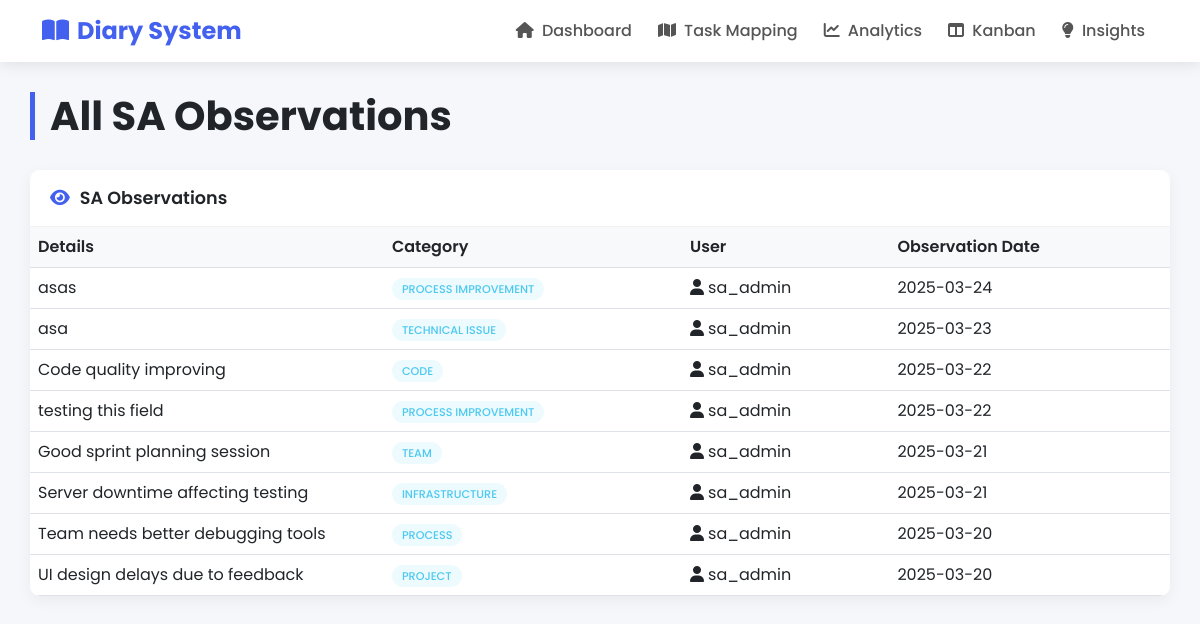
The page /sa_observation.php on the database as committed earlier.
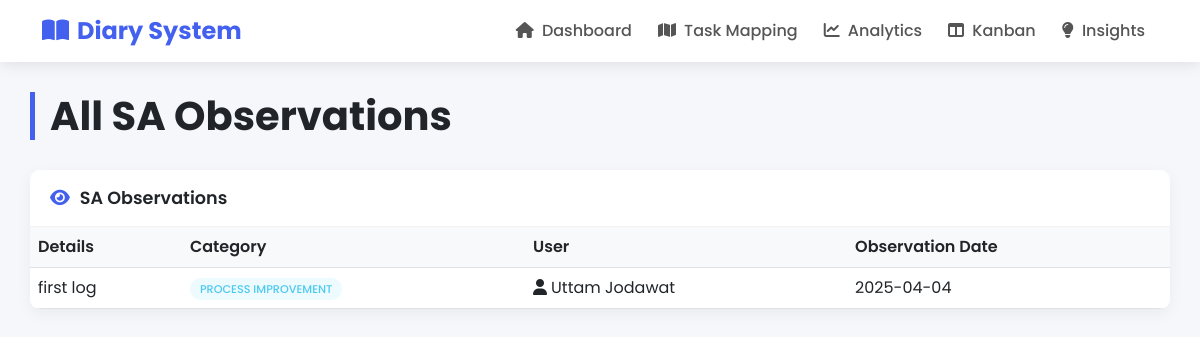
The same page on the database as committed later.
### tables this page shows
CREATE TABLE `sateamobservations` (
  `ObservationID` int(11) NOT NULL,
  `Name` varchar(100) DEFAULT NULL,
  `UserID` int(11) NOT NULL,
  `ObservationDate` date NOT NULL DEFAULT curdate(),
  `Details` text NOT NULL,
  `Category` varchar(50) DEFAULT NULL,
  `CreatedAt` datetime DEFAULT current_timestamp()
);

CREATE TABLE `users` (
  `UserID` int(11) NOT NULL,
  `Username` varchar(50) NOT NULL,
  `Email` varchar(100) NOT NULL,
  `Role` varchar(50) DEFAULT 'Team Member'
);

### sa_observation.php (the view, shortened to what this page needs)
<?php include 'config.php'; ?>
<!DOCTYPE html>
<html lang="en">
<head>
    <link href="https://cdn.jsdelivr.net/npm/bootstrap@5.3.0/dist/css/bootstrap.min.css" rel="stylesheet">
    <link rel="stylesheet" href="https://cdnjs.cloudflare.com/ajax/libs/font-awesome/6.4.0/css/all.min.css">
</head>
<body>
<nav class="navbar navbar-expand-lg navbar-light">
        <div class="container">
            <a class="navbar-brand" href="index.php">
                <i class="fas fa-book-open me-2"></i>Diary System
            </a>
            <div class="collapse navbar-collapse" id="navbarNav">
                <ul class="navbar-nav ms-auto">
                    <li class="nav-item">
                        <a class="nav-link" href="index.php">
                            <i class="fas fa-home me-1"></i> Dashboard
                        </a>
                    </li>
                    <li class="nav-item">
                        <a class="nav-link" href="task_mapping.php">
                            <i class="fas fa-map me-1"></i> Task Mapping
                        </a>
                    </li>
                    <li class="nav-item">
                        <a class="nav-link" href="analytics.php">
                            <i class="fas fa-chart-line me-1"></i> Analytics
                        </a>
                    </li>
                    <li class="nav-item">
                        <a class="nav-link" href="kanban.php">
                            <i class="fas fa-columns me-1"></i> Kanban
                        </a>
                    </li>
                    <li class="nav-item">
                        <a class="nav-link" href="insights.php">
                            <i class="fas fa-lightbulb me-1"></i> Insights
                        </a>
                    </li>
                </ul>
            </div>
        </div>
    </nav>
    <div class="container dashboard-container">
        <h1 class="page-title">All SA Observations</h1>
        <div class="row">
            <div class="col-12">
                <div class="card">
                    <div class="card-header">
                        <i class="fas fa-eye"></i> SA Observations
                    </div>
                    <div class="card-body p-0">
                        <div class="table-responsive">
                            <table class="table table-hover">
                                <thead>
                                    <tr>
                                        <th>Details</th>
                                        <th>Category</th>
                                        <th>User</th>
                                        <th>Observation Date</th>
                                    </tr>
                                </thead>
                                <tbody>
                                    <?php
                                    $stmt = $pdo->query("SELECT s.Details, s.Category, u.Username, s.ObservationDate
                                                        FROM SATeamObservations s
                                                        JOIN Users u ON s.UserID = u.UserID
                                                        ORDER BY s.ObservationDate DESC");
                                    while ($row = $stmt->fetch()) {
                                        echo "<tr>";
                                        echo "<td>{$row['Details']}</td>";
                                        echo "<td><span class='status-badge status-active'>{$row['Category']}</span></td>";
                                        echo "<td><i class='fas fa-user me-1'></i>{$row['Username']}</td>";
                                        echo "<td>{$row['ObservationDate']}</td>";
                                        echo "</tr>";
                                    }
                                    ?>
                                </tbody>
                            </table>
                        </div>
                    </div>
                </div>
            </div>
        </div>
    </div>
</body>
</html>

### sa_observation.php (style rules this page uses)
:root { --primary-color: #4361ee; --secondary-color: #3f37c9; --accent-color: #4cc9f0; --light-color: #f8f9fa; --dark-color: #212529; --success-color: #4CAF50; --warning-color: #ff9800; --danger-color: #f44336; }
body { font-family: 'Poppins', sans-serif; background-color: #f5f7fa; color: #333; }
.navbar { background-color: white !important; box-shadow: 0 2px 15px rgba(0,0,0,0.1); }
.navbar-brand { font-weight: 700; color: var(--primary-color) !important; font-size: 1.5rem; }
.nav-link { font-weight: 500; color: #555 !important; margin: 0 5px; transition: all 0.3s ease; }
.dashboard-container { padding: 30px 0; }
.page-title { font-weight: 700; color: var(--dark-color); margin-bottom: 30px; border-left: 5px solid var(--primary-color); padding-left: 15px; }
.card { border-radius: 10px; border: none; box-shadow: 0 5px 15px rgba(0,0,0,0.05); transition: transform 0.3s ease; margin-bottom: 25px; overflow: hidden; }
.card-header { background-color: white; border-bottom: 1px solid rgba(0,0,0,0.05); font-weight: 600; font-size: 1.1rem; padding: 15px 20px; display: flex; align-items: center; }
.card-header i { margin-right: 10px; color: var(--primary-color); }
.card-body { padding: 20px; }
.table { margin-bottom: 0; }
.table th { background-color: var(--light-color); font-weight: 600; color: var(--dark-color); border-top: none; }
.table td { vertical-align: middle; max-width: 200px; white-space: nowrap; overflow: hidden; text-overflow: ellipsis; }
.status-badge { padding: 3px 10px; border-radius: 12px; font-size: 0.7rem; font-weight: 500; text-transform: uppercase; }
.status-active { background-color: rgba(76, 201, 240, 0.1); color: var(--accent-color); }

Rows that differ between the two databases and show on the page:
removed sateamobservations: Details "asas", Category "PROCESS IMPROVEMENT", UserID.Username "sa_admin", ObservationDate "2025-03-24"
removed sateamobservations: Details "asa", Category "TECHNICAL ISSUE", UserID.Username "sa_admin", ObservationDate "2025-03-23"
removed sateamobservations: Details "Code quality improving", Category "CODE", UserID.Username "sa_admin", ObservationDate "2025-03-22"
removed sateamobservations: Details "testing this field", Category "PROCESS IMPROVEMENT", UserID.Username "sa_admin", ObservationDate "2025-03-22"
removed sateamobservations: Details "Good sprint planning session", Category "TEAM", UserID.Username "sa_admin", ObservationDate "2025-03-21"
removed sateamobservations: Details "Server downtime affecting testing", Category "INFRASTRUCTURE", UserID.Username "sa_admin", ObservationDate "2025-03-21"
removed sateamobservations: Details "Team needs better debugging tools", Category "PROCESS", UserID.Username "sa_admin", ObservationDate "2025-03-20"
removed sateamobservations: Details "UI design delays due to feedback", Category "PROJECT", UserID.Username "sa_admin", ObservationDate "2025-03-20"
added sateamobservations: Details "first log", Category "PROCESS IMPROVEMENT", UserID.Username "Uttam Jodawat", ObservationDate "2025-04-04"
